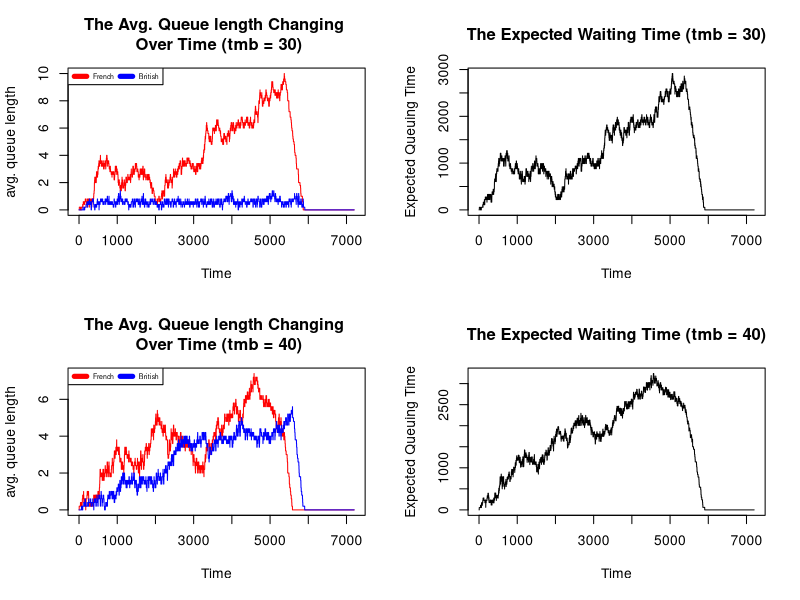

Write R code to recreate this figure.
# the proportion of the work is equally assigned to each team member

library(ggplot2)
set.seed(100000)
slot_checker <- function(df_station, max_queue) {
    # Function to check the available slot in the station
    # Parameters:
    #   - df_station(data.frame): the statistics of the stations
    #   - max_queue(int): maximum number of queue in the stations e.g., French: Inf, British: 20
    # Return:
    #   - availability(bool): Whether there is an available slot or not
    # total_lower_capacity <- nrow(df_station[df_station$queue < max_queue, ])
    total_lower_capacity <- length(which(df_station$queue < max_queue))
    if (total_lower_capacity > 0) {
        availability <- TRUE
    } else {
        availability <- FALSE
    }
    return(availability)
}

add_a_new_car <- function(df_station, max_queue) {
    # Function to add a new car to the shorthest queue (if slot available)
    # Parameters:
    #   - df_station(data.frame): the statistics of the stations
    #   - max_queue(int): maximum number of queue in the stations e.g., French: Inf, British: 20
    # Return:
    #   - df_station(data.frame): the statistics of the stations with new car if slot is available.
    short_queue <- min(df_station$queue)
    short_stations <- which(df_station$queue == short_queue & df_station$queue < max_queue)

    if (length(short_stations) > 0) {
        df_station$queue[short_stations[1]] <- df_station$queue[short_stations[1]] + 1
    }
    return(df_station)
}

process_a_car <- function(state, df_station, pmin, pmax) {
    # Function to process a car (update the queue, subtract a car from the queue, assign a new car to be processed)
    # Parameters:
    #   - state(int): The current state (s)
    #   - df_station(data.frame): the statistics of the stations
    #   - pmin(int): the lower bound of processing time (alpha in the Uniform distribution)
    #   - pmin(int): the upper bound of processing time (beta in the Uniform distribution)
    # Return:
    #   - df_station(data.frame): the statistics of the stations with updated state and queue
    df_station["next_car"] <- state <= df_station$next_state

    available_station <- which(df_station$next_car == TRUE & df_station$queue > 0)
    total_available_station <- length(available_station)

    processing_time <- runif(total_available_station, min = pmin, max = pmax)
    processing_time <- ceiling(processing_time)

    if (length(available_station) > 0) {
        df_station$next_state[available_station] <- state - processing_time
        df_station$queue[available_station] <- df_station$queue[available_station] - 1
    }
    return(df_station)
}

qsim <- function(mf = 5, mb = 5, a.rate = .1, trb = 40, trf = 40, tmb = 30, tmf = 30, maxb = 20) {
    # Function to simulate the system
    # Parameters:
    #   - mf(int): Number of French stations
    #   - mb(int): Number of British stations
    #   - a.rate(float): is the probability of a car arriving each second.
    #   - trb(int): upper bound of processing time in british stations (beta)
    #   - trf(int): upper bound of processing time in french stations (beta)
    #   - tmb(int): lower bound of processing time in british stations (alpha)
    #   - tmf(int): lower bound of processing time in french stations (alpha)
    #   - maxb(int):  the maximum british queue length (per station)
    # Returns:
    #   - nf(vector): a vector giving the average length of the french queues, for each simulation second
    #   - nb(vector): a vector giving the average length of the british queues, for each simulation second
    #   - eq(vector): a vector giving the average expected waiting time

    total_state <- 2 * 60 * 60
    france_station <- data.frame(
        "station" = 1:mf,
        "queue" = rep(0, mf),
        "next_state" = total_state,
        "next_car" = TRUE
    )
    british_station <- data.frame(
        "station" = 1:mf,
        "queue" = rep(0, mf),
        "next_state" = total_state,
        "next_car" = TRUE
    )

    nf <- c()
    nb <- c()
    eq <- c()

    while (total_state > 0) {
        # To stop the process 30 mins before departure.
        if (total_state >= (30 * 60)) {
            is_car_arrive <- rbinom(1, 1, a.rate)
        } else {
            is_car_arrive <- FALSE
        }

        # Check the british availibility
        is_british_available <- slot_checker(british_station, max_queue = maxb)

        # Get Stats for queue at the current state
        n_state_f <- sum(france_station$queue)
        n_state_b <- sum(british_station$queue)

        # Add a new car to the French stations
        if (is_car_arrive) {
            france_station <- add_a_new_car(france_station, max_queue = Inf)
        }

        # Process a car on the French Station
        if (is_british_available) {
            france_station <- process_a_car(total_state, france_station, pmin = tmf, pmax = tmf + trf)
        }

        # Add a new car to the British stations
        if (is_british_available & sum(france_station$queue) < n_state_f) {
            british_station <- add_a_new_car(british_station, max_queue = maxb)
            n_state_f <- sum(france_station$queue)
        }

        # Process a car on the British Station
        british_station <- process_a_car(total_state, british_station, pmin = tmb, pmax = tmb + trb)

        # Get statistic for average processing time, derived from normal distribution
        mean_proc_time_french <- (trf + tmf + trf) / 2
        mean_proc_time_british <- (trb + tmb + trb) / 2

        # Combine the satistics data
        nf <- append(nf, mean(france_station$queue))
        nb <- append(nb, mean(british_station$queue))
        eq <- append(eq, (n_state_f * mean_proc_time_french) + (n_state_b * mean_proc_time_british))

        # Go one step ahead
        total_state <- total_state - 1
    }
    return(list(nf = nf, nb = nb, eq = eq))
}

res1 <- qsim(mf = 5, mb = 5, a.rate = .1, trb = 40, trf = 40, tmb = 30, tmf = 30, maxb = 20)
res2 <- qsim(mf = 5, mb = 5, a.rate = .1, trb = 40, trf = 40, tmb = 40, tmf = 30, maxb = 20)

df_stat1 <- data.frame(
    time = 1:7200,
    nf = unlist(res1$nf),
    nb = unlist(res1$nb),
    eq = unlist(res1$eq)
)
df_stat2 <- data.frame(
    time = 1:7200,
    nf = unlist(res2$nf),
    nb = unlist(res2$nb),
    eq = unlist(res2$eq)
)

# Combine these plot into a single of graph (4 panels 2x2)
par(mfrow = c(2, 2))
plot(df_stat1$nf, type = "l", xlab = "Time", ylab = "avg. queue length", main = "The Avg. Queue length Changing \n Over Time (tmb = 30)", col = "red")
lines(df_stat1$nb, col = "blue")
legend(x = "topleft", inset = 0, legend = c("French", "British"), col = c("Red", "Blue"), lwd = 5, cex = .5, horiz = TRUE)
plot(df_stat1$eq, type = "l", xlab = "Time", ylab = "Expected Queuing Time", main = "The Expected Waiting Time (tmb = 30)")
plot(df_stat2$nf, type = "l", xlab = "Time", ylab = "avg. queue length", main = "The Avg. Queue length Changing \n Over Time (tmb = 40)", col = "red")
lines(df_stat2$nb, col = "blue")
legend(x = "topleft", inset = 0, legend = c("French", "British"), col = c("Red", "Blue"), lwd = 5, cex = .5, horiz = TRUE)
plot(df_stat2$eq, type = "l", xlab = "Time", ylab = "Expected Queuing Time", main = "The Expected Waiting Time (tmb = 40)")


# Simulation through 100 iterations with default parameters
simulations <- c()
n_simulation <- 100
for (i in 1:n_simulation) {
    iter_res <- qsim(mf = 5, mb = 5, a.rate = .1, trb = 40, trf = 40, tmb = 30, tmf = 30, maxb = 20)
    gt_0 <- (iter_res$nf[7200] + iter_res$nb[7200]) > 0
    simulations <- c(simulations, gt_0)
}
# Proabbility of at least 1 car left
probability_missing_car <- sum(simulations) / n_simulation
probability_missing_car

### a brief discussion of the implications of small extra delays in British checking
# The average queue length change over time at British Station shows an increase.
# A small increase in extra delays of 10 seconds leads to a significant rise in the mean of average queue length change over time from 0.46 to 2.22.
# This means that a 20% increase in extra delays causes a nearly 38% increase in the mean of average queue length change over time.
# Similarly, the mean of expected waiting time for the whole system also increases by nearly 36%, from 1051.74 to 1432.54.
# In short, a small extra delays in British checking will caused a increasing of expected waiting time and average queue length change over time.

# Another Findings: 
#1. We saw the probability of at least there is one missing car with the default parameter on 100runs is 0. We could get a higher probability by increasing the `a.rate`. All of 100 simulation have at least 1 car left if we doubled the a.rate (0.2)
#2. We noticed that by using default parameters, which the distribution of processing time between French and British stations are the same, it made the British stations never reach maximum queue (20cars). We can either add more stations on the French or reduce number of British station.
#3. We optimized our initial code that reduced the time duration (@simulation) from 6s to 0.8s by reducing the data frame size, slicing using `which`, and use df$col instead of df['col']. Further, this finding could be a rule of thumb of utilizing data frame.